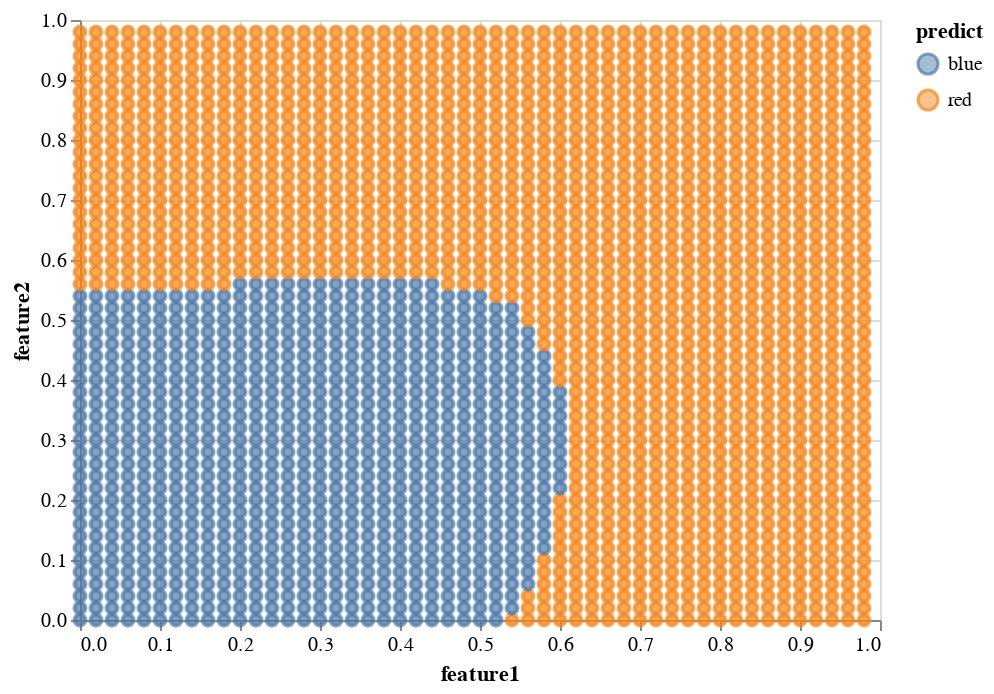

Write notebook code for a chart like this one.
### Code cell
chart = (alt.Chart(all_df)
    .mark_point()
    .encode(
        x = "feature1",
        y = "feature2",
        color="predict",
        fill = "predict",
    ))
chart

### Figure 1 — Vega-Lite specification as saved in the notebook (floating-point values rounded to 4 significant figures; data arrays with more than 128 entries replaced by an {"elided": "..."} marker saying what was removed)
{"config": {"view": {"continuousWidth": 400, "continuousHeight": 300}}, "data": {"name": "data-4a1409ab46cc4d8aaac20986d3f0d27d"}, "mark": "point", "encoding": {"color": {"type": "nominal", "field": "predict"}, "fill": {"type": "nominal", "field": "predict"}, "x": {"type": "quantitative", "field": "feature1"}, "y": {"type": "quantitative", "field": "feature2"}}, "$schema": "https://vega.github.io/schema/vega-lite/v4.8.1.json", "datasets": {"data-4a1409ab46cc4d8aaac20986d3f0d27d": {"elided": "2500 records"}}}
